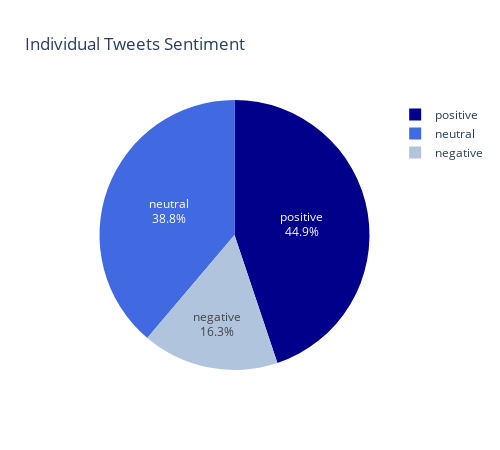

Notebook code cell kept with this figure:
### Code cell
fig = px.pie(individual,values='number', names='sentiment', title='Individual Tweets Sentiment',color='sentiment',
             color_discrete_map={'positive':'darkblue',
                                 'negative':'lightsteelblue',
                                 'neutral':'royalblue',},
            width=500, height=450)
fig.update_traces(textposition='inside', textinfo='percent+label')
fig.show()

### Figure 1 — Plotly figure (JSON) as saved in the notebook; plotly's stock layout.template omitted (floating-point values rounded to 4 significant figures)
{"data": [{"customdata": [["positive"], ["negative"], ["neutral"]], "domain": {"x": [0, 1], "y": [0, 1]}, "hovertemplate": "sentiment=%{customdata[0]}<br>number=%{value}<extra></extra>", "labels": ["positive", "negative", "neutral"], "legendgroup": "", "marker": {"colors": ["darkblue", "lightsteelblue", "royalblue"]}, "name": "", "showlegend": true, "textinfo": "percent+label", "textposition": "inside", "type": "pie", "values": [863879, 314488, 747619]}], "layout": {"height": 450, "legend": {"tracegroupgap": 0}, "title": {"text": "Individual Tweets Sentiment"}, "width": 500}}
